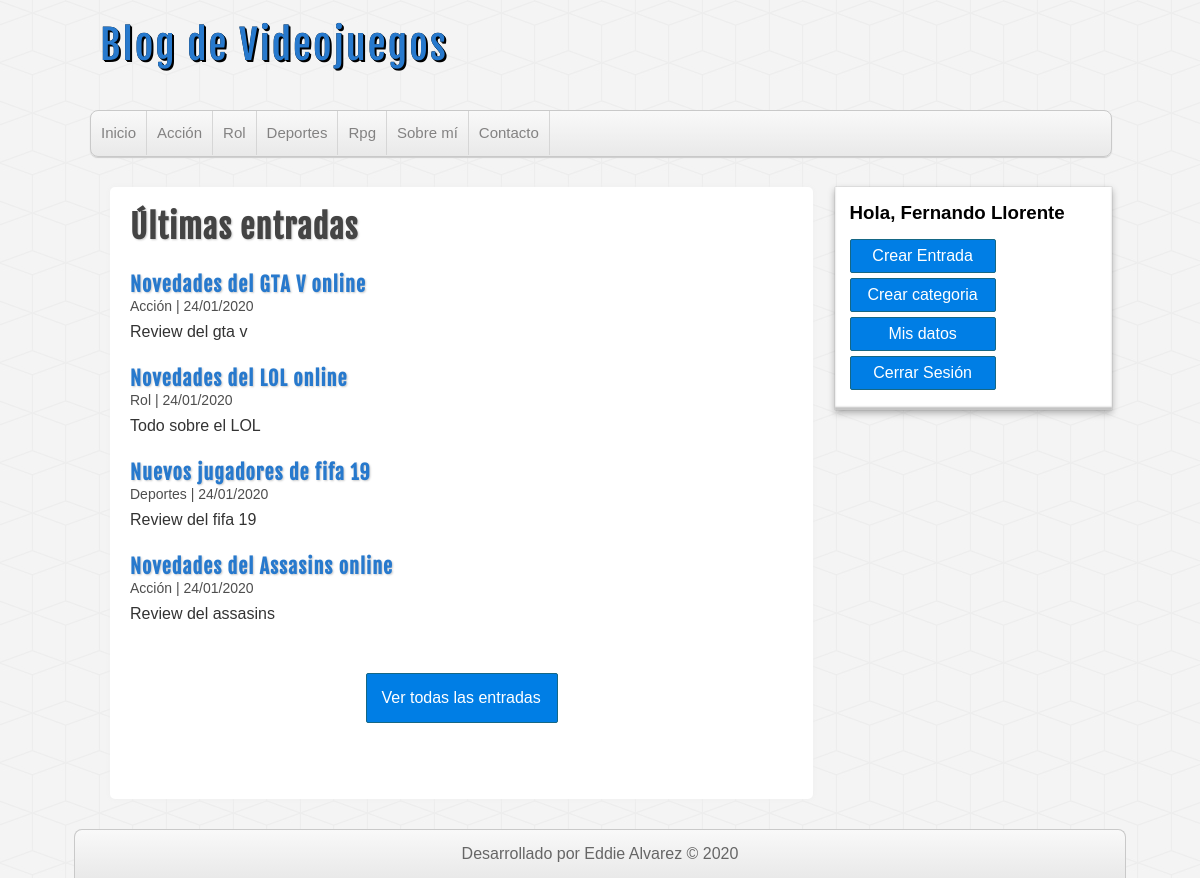
The page /index.php (signed in) on the database its author committed.
### tables this page shows
CREATE TABLE Categoria(
	id INT(255) AUTO_INCREMENT,
    nombre VARCHAR(100) NOT NULL,
    CONSTRAINT pk_categoria PRIMARY KEY(id)
);

CREATE TABLE Entrada(
	id INT(255) AUTO_INCREMENT,
    usuario_id INT(255) NOT NULL,
    categoria_id INT(255) NOT NULL,
    titulo VARCHAR(255) NOT NULL,
    descripcion MEDIUMTEXT,
    fecha DATE NOT NULL,
    CONSTRAINT pk_entrada PRIMARY KEY(id),
    CONSTRAINT fk_entrada_usuario FOREIGN KEY(usuario_id) REFERENCES Usuario(id) ON DELETE CASCADE,
    CONSTRAINT fk_entrada_categoria FOREIGN KEY(categoria_id) REFERENCES Categoria(id) ON DELETE CASCADE
);

### includes/helpers.php (called while the page is built, shortened)
<?php
    function GetCategories($db){
        $sql = "SELECT * FROM Categoria;";
        $categories = mysqli_query($db, $sql);
        if($categories && mysqli_num_rows($categories) > 0){
            return $categories;
        }
        return array();
    }
    function GetEntrys($db){
        $sql = "SELECT e.*, c.nombre
                FROM Entrada e
                INNER JOIN Categoria c ON c.id = e.categoria_id
                ORDER BY e.fecha DESC
                LIMIT 4;";
        $entrys = mysqli_query($db, $sql);
        if($entrys && mysqli_num_rows($entrys) > 0){
            return $entrys;
        }
        return array();
    }
?>

### index.php (the view)
<?php require_once 'includes/header.php'; ?>
			<?php require_once 'includes/sidebar.php'; ?>
		    <div id="main">
		    	<h1>Últimas entradas</h1>
		    	<?php
		    	     $entrys = GetEntrys($db);
		    	     while($entry = mysqli_fetch_assoc($entrys)):
		        ?>
		        <article class="entry">
		    		<a href="view.entry?id=<?= $entry['id'] ?>">
		    			<h2><?= $entry['titulo'] ?></h2>
		    			<span class="date"><?= $entry['nombre'] . ' | ' . date('d/m/Y', strtotime($entry['fecha'])) ?></span>
    		    		<p><?= $entry['descripcion'] ?></p>
		    		</a>
		    	</article>
		        <?php endwhile; ?>
		    	<div id="seeall">
		    		<a href="#">Ver todas las entradas</a>
		    	</div>
		    </div>
		<?php require_once 'includes/footer.php'; ?>

### includes/header.php (shortened to what this page needs)
<?php
    require_once 'connection.php';
    require_once './includes/helpers.php';
?>
<!DOCTYPE HTML>
<html lang="es">
	<head>
		<link rel="stylesheet" type="text/css" href="./assets/css/style.css">
	</head>
	<body>
		<header id="header">
			<div id="logo">
				<a href="index.php">
					Blog de Videojuegos
				</a>
			</div>
			<nav id="nav">
				<ul>
					<li>
						<a href="index.php">Inicio</a>
					</li>
					<?php $categories = GetCategories($db); ?>
					<?php while($category = mysqli_fetch_assoc($categories)): ?>
						<li>
							<a href="categoria.php?id=<?= $category['id'] ?>"><?= $category['nombre'] ?></a>
						</li>
					<?php endwhile; ?>
					<li>
						<a href="index.php">Sobre mí</a>
					</li>
					<li>
						<a href="index.php">Contacto</a>
					</li>
				</ul>
			</nav>
		</header>
<div id="container">

### assets/css/style.css (style rules this page uses)
* { margin: 0px; padding: 0px; font-family: sans-serif, Helvetica, Arial; text-decoration: none; }
body { background: url(../img/cubes.png) #f4f4f4; }
.date { color: #4e4e4e; margin-top: 5px; font-size: 14px; }
#header { width: 85%; height: auto; background: transparent; margin: 0px auto; }
#logo { float: left; width: 540px; height: 110px; }
#logo a { font-family: "fajala", Helvetica; font-size: 40px; letter-spacing: 2px; color: #2779cd; text-shadow: 0px 0px 0px black, 1px 1px 0px black, 2px 2px 0px black; transition: all 500ms; line-height: 90px; margin-left: 10px; }
#nav { width: 100%; clear: both; height: 45px; background: linear-gradient(to bottom, #f9f9f9 0px, #e9e9e9 100%); border: 1px solid #c9c9c9; border-radius: 8px; box-shadow: 0px 1px 1px #ccc; overflow: hidden; }
#nav ul { list-style: none; }
#nav ul li { float: left; line-height: 44px; border-right: 1px solid #d6d6d6; }
#nav ul li a { display: block; padding-left: 10px; padding-right: 10px; font-size: 15px; color: #838282; }
#container { width: 85%; height: auto; margin: 0px auto; margin-top: 30px; margin-bottom: 30px; }
#main { float: left; width: 65%; min-height: 572px; background: white; border-radius: 5px; box-shadow: 0px 0px 5px #eee; margin-left: 20px; padding: 20px; overflow: hidden; }
#main a { color: #333; }
#main h1 { font-size: 32px; color: #444; letter-spacing: 1px; text-shadow: 1px 1px 2px #ccc; font-family: "fajala"; }
#main h2 { font-size: 20px; color: #2779cd; letter-spacing: 1px; text-shadow: 1px 1px 2px #ccc; font-family: "fajala"; margin-top: 25px; }
#main p { margin-top: 8px; }
#seeall a { display: block; border-radius: 2px; padding: 15px; color: white; background: #007ee5; border: 1px solid #156785; cursor: pointer; width: 160px; margin: 0px auto; margin-top: 50px; }

### rows shown on the page
categoria: nombre "Acción"
categoria: nombre "Rol"
categoria: nombre "Deportes"
categoria: nombre "Rpg"
entrada: titulo "Novedades del GTA V online", categoria.nombre "Acción", fecha "24/01/2020", descripcion "Review del gta v"
entrada: titulo "Novedades del LOL online", categoria.nombre "Rol", fecha "24/01/2020", descripcion "Todo sobre el LOL"
entrada: titulo "Nuevos jugadores de fifa 19", categoria.nombre "Deportes", fecha "24/01/2020", descripcion "Review del fifa 19"
entrada: titulo "Novedades del Assasins online", categoria.nombre "Acción", fecha "24/01/2020", descripcion "Review del assasins"

### other values the page prints
$_SESSION['user']['name'] "Fernando Llorente"
